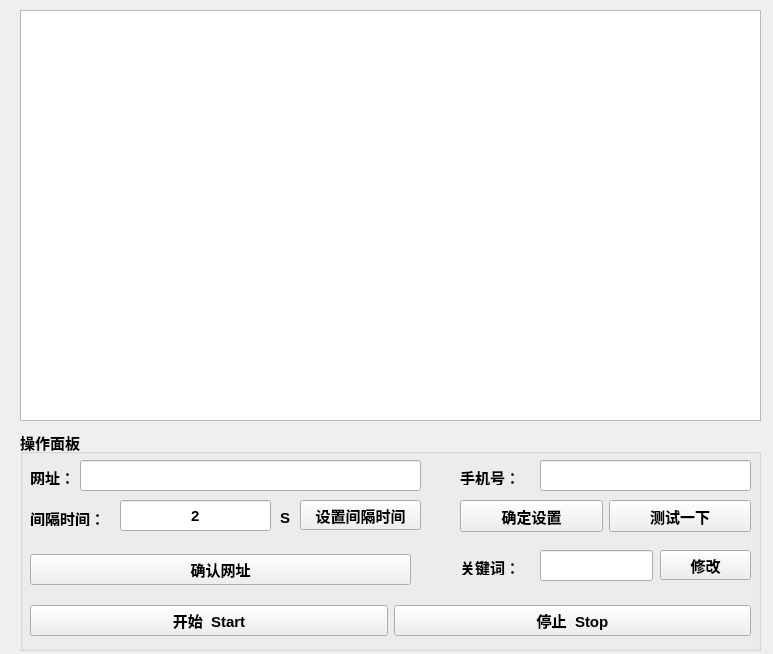
<?xml version="1.0" encoding="UTF-8"?>
<ui version="4.0">
 <class>MainWindow</class>
 <widget class="QMainWindow" name="MainWindow">
  <property name="geometry">
   <rect>
    <x>0</x>
    <y>0</y>
    <width>773</width>
    <height>654</height>
   </rect>
  </property>
  <property name="windowTitle">
   <string>官网动态通知获取程序，开学日期提醒</string>
  </property>
  <widget class="QWidget" name="centralwidget">
   <widget class="QGroupBox" name="groupBox_2">
    <property name="geometry">
     <rect>
      <x>20</x>
      <y>430</y>
      <width>741</width>
      <height>221</height>
     </rect>
    </property>
    <property name="font">
     <font>
      <family>Arial</family>
      <pointsize>11</pointsize>
      <weight>75</weight>
      <bold>true</bold>
     </font>
    </property>
    <property name="title">
     <string>操作面板</string>
    </property>
    <widget class="QLineEdit" name="lineEdit_address">
     <property name="geometry">
      <rect>
       <x>60</x>
       <y>30</y>
       <width>341</width>
       <height>31</height>
      </rect>
     </property>
    </widget>
    <widget class="QLabel" name="label_2">
     <property name="geometry">
      <rect>
       <x>10</x>
       <y>40</y>
       <width>72</width>
       <height>15</height>
      </rect>
     </property>
     <property name="text">
      <string>网址：</string>
     </property>
    </widget>
    <widget class="QWidget" name="gridLayoutWidget">
     <property name="geometry">
      <rect>
       <x>10</x>
       <y>119</y>
       <width>381</width>
       <height>41</height>
      </rect>
     </property>
     <layout class="QGridLayout" name="gridLayout">
      <item row="0" column="0">
       <widget class="QPushButton" name="btn_webConfirm">
        <property name="text">
         <string>确认网址</string>
        </property>
       </widget>
      </item>
     </layout>
    </widget>
    <widget class="QLabel" name="label_3">
     <property name="geometry">
      <rect>
       <x>10</x>
       <y>80</y>
       <width>91</width>
       <height>16</height>
      </rect>
     </property>
     <property name="text">
      <string>间隔时间：</string>
     </property>
    </widget>
    <widget class="QLineEdit" name="lineEdit_time">
     <property name="geometry">
      <rect>
       <x>100</x>
       <y>70</y>
       <width>151</width>
       <height>31</height>
      </rect>
     </property>
     <property name="layoutDirection">
      <enum>Qt::LeftToRight</enum>
     </property>
     <property name="text">
      <string>2</string>
     </property>
     <property name="alignment">
      <set>Qt::AlignCenter</set>
     </property>
    </widget>
    <widget class="QLabel" name="label_4">
     <property name="geometry">
      <rect>
       <x>260</x>
       <y>80</y>
       <width>91</width>
       <height>16</height>
      </rect>
     </property>
     <property name="text">
      <string>S</string>
     </property>
    </widget>
    <widget class="QPushButton" name="btn_timeSet">
     <property name="geometry">
      <rect>
       <x>280</x>
       <y>70</y>
       <width>121</width>
       <height>30</height>
      </rect>
     </property>
     <property name="text">
      <string>设置间隔时间</string>
     </property>
    </widget>
    <widget class="QLabel" name="label">
     <property name="geometry">
      <rect>
       <x>440</x>
       <y>40</y>
       <width>72</width>
       <height>15</height>
      </rect>
     </property>
     <property name="text">
      <string>手机号：</string>
     </property>
    </widget>
    <widget class="QLineEdit" name="lineEdit_phoneNum">
     <property name="geometry">
      <rect>
       <x>520</x>
       <y>30</y>
       <width>211</width>
       <height>31</height>
      </rect>
     </property>
     <property name="echoMode">
      <enum>QLineEdit::Password</enum>
     </property>
    </widget>
    <widget class="QWidget" name="horizontalLayoutWidget">
     <property name="geometry">
      <rect>
       <x>440</x>
       <y>70</y>
       <width>291</width>
       <height>32</height>
      </rect>
     </property>
     <layout class="QHBoxLayout" name="horizontalLayout">
      <item>
       <widget class="QPushButton" name="btn_setphoneNum">
        <property name="sizePolicy">
         <sizepolicy hsizetype="Minimum" vsizetype="Minimum">
          <horstretch>0</horstretch>
          <verstretch>0</verstretch>
         </sizepolicy>
        </property>
        <property name="text">
         <string>确定设置</string>
        </property>
       </widget>
      </item>
      <item>
       <widget class="QPushButton" name="btn_phoneTest">
        <property name="sizePolicy">
         <sizepolicy hsizetype="Minimum" vsizetype="Minimum">
          <horstretch>0</horstretch>
          <verstretch>0</verstretch>
         </sizepolicy>
        </property>
        <property name="text">
         <string>测试一下</string>
        </property>
       </widget>
      </item>
     </layout>
    </widget>
    <widget class="QLineEdit" name="lineEdit_Keyword">
     <property name="geometry">
      <rect>
       <x>520</x>
       <y>120</y>
       <width>113</width>
       <height>31</height>
      </rect>
     </property>
     <property name="text">
      <string/>
     </property>
    </widget>
    <widget class="QLabel" name="label_5">
     <property name="geometry">
      <rect>
       <x>440</x>
       <y>130</y>
       <width>72</width>
       <height>15</height>
      </rect>
     </property>
     <property name="text">
      <string>关键词：</string>
     </property>
    </widget>
    <widget class="QPushButton" name="btn_kwedit">
     <property name="geometry">
      <rect>
       <x>640</x>
       <y>120</y>
       <width>91</width>
       <height>30</height>
      </rect>
     </property>
     <property name="text">
      <string>修改</string>
     </property>
    </widget>
    <widget class="QWidget" name="horizontalLayoutWidget_2">
     <property name="geometry">
      <rect>
       <x>10</x>
       <y>170</y>
       <width>721</width>
       <height>41</height>
      </rect>
     </property>
     <layout class="QHBoxLayout" name="horizontalLayout_2">
      <item>
       <widget class="QPushButton" name="btn_start">
        <property name="text">
         <string>开始  Start</string>
        </property>
       </widget>
      </item>
      <item>
       <widget class="QPushButton" name="btn_stop">
        <property name="text">
         <string>停止  Stop</string>
        </property>
       </widget>
      </item>
     </layout>
    </widget>
   </widget>
   <widget class="QTextEdit" name="view_console">
    <property name="enabled">
     <bool>true</bool>
    </property>
    <property name="geometry">
     <rect>
      <x>20</x>
      <y>10</y>
      <width>741</width>
      <height>411</height>
     </rect>
    </property>
    <property name="inputMethodHints">
     <set>Qt::ImhNone</set>
    </property>
    <property name="readOnly">
     <bool>true</bool>
    </property>
   </widget>
  </widget>
 </widget>
 <resources/>
 <connections/>
</ui>
